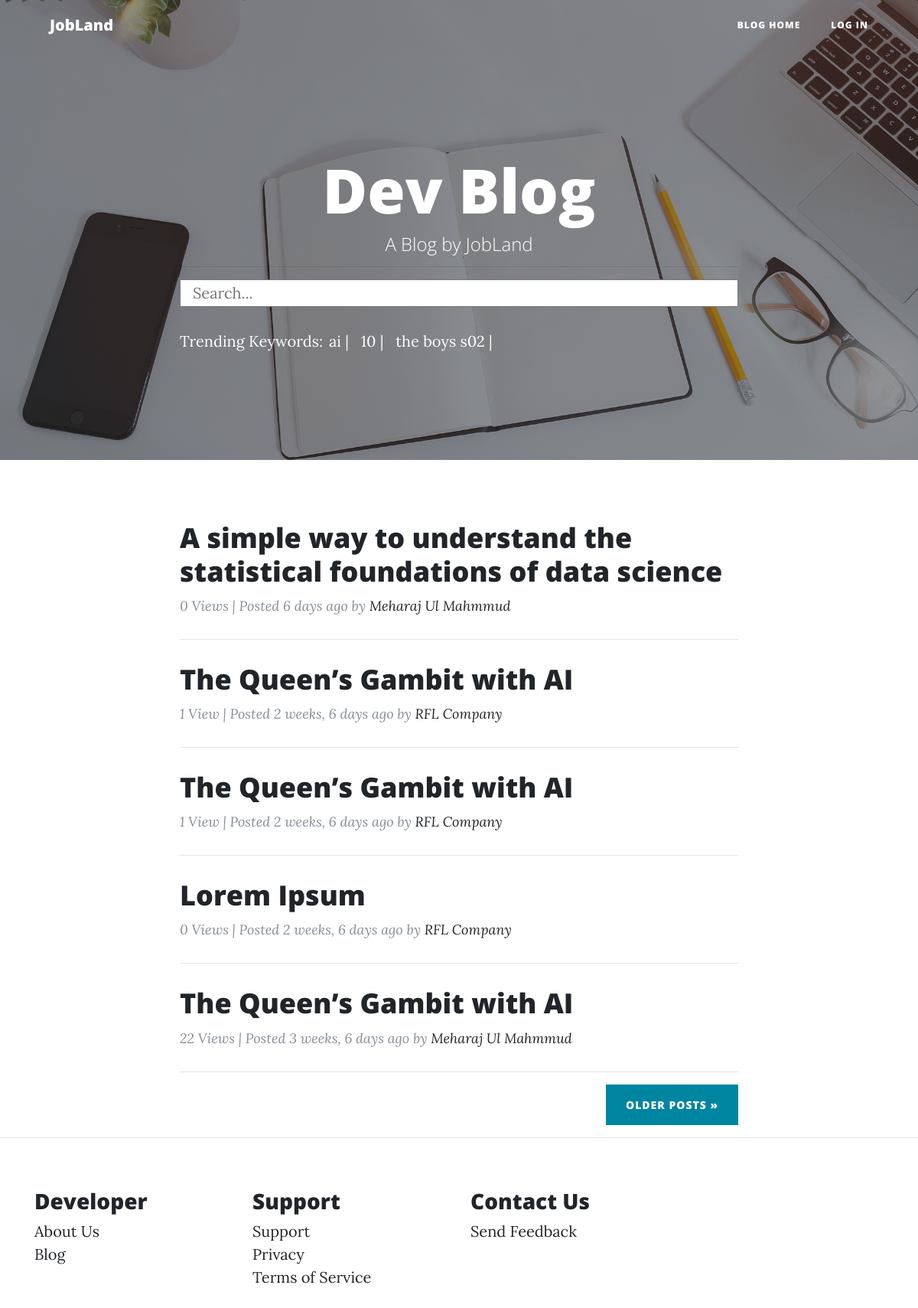
Screenshot of /blog/ with the database file from the repository.
### blog/models.py (models this page shows, shortened)
class KeywordModel(models.Model):
    keyword = models.CharField(max_length=255)
    total_count = models.IntegerField(default=0)

class BlogModel(models.Model):
    author = models.ForeignKey(User, null=True, blank=True, on_delete=models.CASCADE)
    blog_title = models.CharField(max_length=255)
    blog_subtitle = models.CharField(max_length=255, null=True, blank=True)
    blog_content = RichTextField()
    blog_image = models.ImageField(null=True, blank=True)
    date_posted = models.DateTimeField(auto_now_add=True)
    slug = models.SlugField(unique=True, null=True, blank=True)
    totalViewCount = models.IntegerField(null=True, blank=True, default=0)

### user/models.py (models this page shows, shortened)
class User(AbstractBaseUser):
    email = models.EmailField(max_length=255, unique=True)
    name = models.CharField(max_length=255)
    date_joined = models.DateTimeField(auto_now_add=True)
    is_applicant = models.BooleanField(default=False)
    is_company = models.BooleanField(default=False)
    is_active = models.BooleanField(default=True)
    is_staff = models.BooleanField(default=False)
    is_admin = models.BooleanField(default=False)
    USERNAME_FIELD = 'email'
    REQUIRED_FIELDS = ['name']  # Email & Password are required by default.
    objects = MyUserManager()

### blog/views.py (the view)
# urls.py: path('', blog_home_view, name='blog-home'),
def blog_home_view(request):
    blogs = BlogModel.objects.order_by('-date_posted')
    blog_search = request.GET.get('q')
    if blog_search is not None:
        blogs = BlogModel.objects.filter(Q(blog_title__icontains=blog_search)).order_by('-date_posted')
        add_to_blog_keyword(request.user, blog_search)
        add_to_keyword_model(blog_search)
    keywords = KeywordModel.objects.order_by('-total_count')[:3]
    paginator = Paginator(blogs, 5)
    page = request.GET.get('page', 1)
    try:
        blogs = paginator.page(page)
    except PageNotAnInteger:
        blogs = paginator.page(1)
    except EmptyPage:
        blogs = paginator.page(paginator.num_pages)
    context = {
        'blogs': blogs,
        'keywords': keywords,
        'blog_search': blog_search,
        'util': datetime.now()
    }
    return render(request, 'blog/blog-home.html', context)

### blog/templates/blog/blog-home.html (shortened to what this page needs)
{% extends "blog/base.html" %}
{% load static %}
{% block content %}
<header class="masthead" style="background-image: url({% static 'assets/blog/img/home-bg.jpg' %});">
    <div class="overlay"></div>
    <div class="container">
        <div class="row">
            <div class="col-lg-8 col-md-10 mx-auto">
                <div class="site-heading">
                    <h1>Dev Blog</h1>
                    <span class="subheading">A Blog by JobLand</span>
                    <hr/>
                    <form method="GET">
                        <input type="text" name="q" placeholder="Search..."
                               class="col-lg-12">
                    </form>
                    {% if keywords.count > 0 %}
                    <p class="float-left">Trending Keywords: </p>
                    {% for keyword in keywords %}
                    <a href="{% url 'trending-search' keyword.keyword %}" class="float-left mr-2 ml-2" style="color: white;"><p>{{ keyword.keyword }} |</p></a>
                    {% endfor %}
                    {% endif %}
                </div>
            </div>
        </div>
    </div>
</header>
<div class="container">
    <div class="row">
        <div class="col-lg-8 col-md-10 mx-auto">
            {% for blog in blogs %}
            <div class="post-preview">
                <a href="{% url 'blog-details' blog.slug %}">
                    <h2 class="post-title">
                        {{ blog.blog_title }}
                    </h2>
                </a>
                <p class="post-meta">
                    {{ blog.totalViewCount }} View{{ blog.totalViewCount|pluralize }} | Posted
                    <i>{{ blog.date_posted | timesince }} ago</i> by
                    <a href="{% url 'blogs' pk=blog.author.id %}">{{ blog.author.name }}</a>
                </p>
            </div>
            <hr>
            {% endfor %}
            <div class="clearfix">
                {% if blogs.has_other_pages %}
                {% if blogs.has_next %}
                <a class="btn btn-primary float-right"
                   href="?page={{ blogs.next_page_number }}">Older Posts &raquo;</a>
                {% endif %}
                {% endif %}
            </div>
        </div>
    </div>
</div>
{% endblock %}

### rows the page displays
KeywordModel: keyword "ai"
KeywordModel: keyword "10"
KeywordModel: keyword "the boys s02"
BlogModel: blog_title "A simple way to understand the statistical foundations of data science", totalViewCount "0", date_posted "6 days", author.name "Meharaj Ul Mahmmud"
BlogModel: blog_title "The Queen’s Gambit with AI", totalViewCount "1", date_posted "2 weeks, 6 days", author.name "RFL Company"
BlogModel: blog_title "The Queen’s Gambit with AI", totalViewCount "1", date_posted "2 weeks, 6 days", author.name "RFL Company"
BlogModel: blog_title "Lorem Ipsum", totalViewCount "0", date_posted "2 weeks, 6 days", author.name "RFL Company"
BlogModel: blog_title "The Queen’s Gambit with AI", totalViewCount "22", date_posted "3 weeks, 6 days", author.name "Meharaj Ul Mahmmud"
